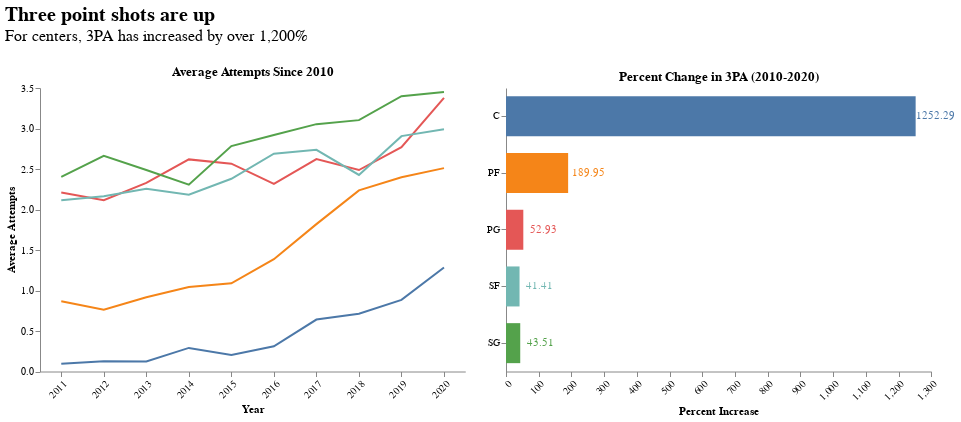

Source (notebook cell):
### Code cell
# We will plot it with a bar chart which gives us a more intuitive view
bar = alt.Chart(sub).mark_bar(size = 40).encode(y = alt.Y('Pos',axis=alt.Axis(labelAngle=0),title = None), 
                                          x = alt.X('Increasing Percentage',axis=alt.Axis(labelAngle=-45), sort=alt.EncodingSortField(field="Increasing Percentage", order='ascending'), title = 'Percent Increase'), 
                                          color = alt.Color('Pos', title= 'Position')).properties(
    width = 425.25,
    height = 283.5,
    title = 'Percent Change in 3PA (2010-2020)')

text = bar.mark_text(
    align='center',
    baseline='middle',
    dx=20 # Nudges text to right so it doesn't appear on top of the bar
).encode(
    text='Increasing Percentage:Q'
)

barchart = bar + text

(line | barchart).configure_axis(
    grid=False
).configure_view(
    strokeOpacity=0
).properties(title = {'text':['Three point shots are up'],'subtitle':["For centers, 3PA has increased by over 1,200%",''],'subtitleFontSize': 16,'fontSize': 20,'anchor':'start'})

### Figure 1 — Vega-Lite specification as saved in the notebook (floating-point values rounded to 4 significant figures)
{"config": {"view": {"continuousWidth": 400, "continuousHeight": 300, "strokeOpacity": 0}, "axis": {"grid": false}}, "hconcat": [{"data": {"name": "data-b168259c25c3fe9c264c4e9380ceec77"}, "mark": "line", "encoding": {"color": {"type": "nominal", "field": "variable", "legend": null}, "x": {"type": "nominal", "axis": {"labelAngle": -45}, "field": "Year"}, "y": {"type": "quantitative", "field": "value", "title": "Average Attempts"}}, "height": 283.5, "title": "Average Attempts Since 2010", "width": 425.2}, {"layer": [{"mark": {"type": "bar", "size": 40}, "encoding": {"color": {"type": "nominal", "field": "Pos", "title": "Position"}, "x": {"type": "quantitative", "axis": {"labelAngle": -45}, "field": "Increasing Percentage", "sort": {"field": "Increasing Percentage", "order": "ascending"}, "title": "Percent Increase"}, "y": {"type": "nominal", "axis": {"labelAngle": 0}, "field": "Pos", "title": null}}, "height": 283.5, "title": "Percent Change in 3PA (2010-2020)", "width": 425.2}, {"mark": {"type": "text", "align": "center", "baseline": "middle", "dx": 20}, "encoding": {"color": {"type": "nominal", "field": "Pos", "title": "Position"}, "text": {"type": "quantitative", "field": "Increasing Percentage"}, "x": {"type": "quantitative", "axis": {"labelAngle": -45}, "field": "Increasing Percentage", "sort": {"field": "Increasing Percentage", "order": "ascending"}, "title": "Percent Increase"}, "y": {"type": "nominal", "axis": {"labelAngle": 0}, "field": "Pos", "title": null}}, "height": 283.5, "title": "Percent Change in 3PA (2010-2020)", "width": 425.2}], "data": {"name": "data-9668895d78f4e4a5f223ba31c9f6bb3b"}}], "title": {"text": ["Three point shots are up"], "subtitle": ["For centers, 3PA has increased by over 1,200%", ""], "subtitleFontSize": 16, "fontSize": 20, "anchor": "start"}, "$schema": "https://vega.github.io/schema/vega-lite/v4.8.1.json", "datasets": {"data-b168259c25c3fe9c264c4e9380ceec77": [{"Year": "2011", "variable": "PG", "value": 2.209}, {"Year": "2012", "variable": "PG", "value": 2.115}, {"Year": "2013", "variable": "PG", "value": 2.328}, {"Year": "2014", "variable": "PG", "value": 2.619}, {"Year": "2015", "variable": "PG", "value": 2.565}, {"Year": "2016", "variable": "PG", "value": 2.316}, {"Year": "2017", "variable": "PG", "value": 2.622}, {"Year": "2018", "variable": "PG", "value": 2.487}, {"Year": "2019", "variable": "PG", "value": 2.769}, {"Year": "2020", "variable": "PG", "value": 3.378}, {"Year": "2011", "variable": "SG", "value": 2.404}, {"Year": "2012", "variable": "SG", "value": 2.662}, {"Year": "2013", "variable": "SG", "value": 2.487}, {"Year": "2014", "variable": "SG", "value": 2.307}, {"Year": "2015", "variable": "SG", "value": 2.783}, {"Year": "2016", "variable": "SG", "value": 2.92}, {"Year": "2017", "variable": "SG", "value": 3.054}, {"Year": "2018", "variable": "SG", "value": 3.103}, {"Year": "2019", "variable": "SG", "value": 3.399}, {"Year": "2020", "variable": "SG", "value": 3.449}, {"Year": "2011", "variable": "SF", "value": 2.115}, {"Year": "2012", "variable": "SF", "value": 2.164}, {"Year": "2013", "variable": "SF", "value": 2.255}, {"Year": "2014", "variable": "SF", "value": 2.183}, {"Year": "2015", "variable": "SF", "value": 2.379}, {"Year": "2016", "variable": "SF", "value": 2.689}, {"Year": "2017", "variable": "SF", "value": 2.736}, {"Year": "2018", "variable": "SF", "value": 2.426}, {"Year": "2019", "variable": "SF", "value": 2.906}, {"Year": "2020", "variable": "SF", "value": 2.99}, {"Year": "2011", "variable": "PF", "value": 0.866}, {"Year": "2012", "variable": "PF", "value": 0.7627}, {"Year": "2013", "variable": "PF", "value": 0.9157}, {"Year": "2014", "variable": "PF", "value": 1.043}, {"Year": "2015", "variable": "PF", "value": 1.089}, {"Year": "2016", "variable": "PF", "value": 1.387}, {"Year": "2017", "variable": "PF", "value": 1.82}, {"Year": "2018", "variable": "PF", "value": 2.236}, {"Year": "2019", "variable": "PF", "value": 2.398}, {"Year": "2020", "variable": "PF", "value": 2.511}, {"Year": "2011", "variable": "C", "value": 0.095}, {"Year": "2012", "variable": "C", "value": 0.1279}, {"Year": "2013", "variable": "C", "value": 0.125}, {"Year": "2014", "variable": "C", "value": 0.2912}, {"Year": "2015", "variable": "C", "value": 0.2043}, {"Year": "2016", "variable": "C", "value": 0.3112}, {"Year": "2017", "variable": "C", "value": 0.6415}, {"Year": "2018", "variable": "C", "value": 0.7138}, {"Year": "2019", "variable": "C", "value": 0.8844}, {"Year": "2020", "variable": "C", "value": 1.285}], "data-9668895d78f4e4a5f223ba31c9f6bb3b": [{"Pos": "PG", "Increasing Percentage": 52.93}, {"Pos": "SG", "Increasing Percentage": 43.51}, {"Pos": "SF", "Increasing Percentage": 41.41}, {"Pos": "PF", "Increasing Percentage": 189.9}, {"Pos": "C", "Increasing Percentage": 1252.0}]}}
